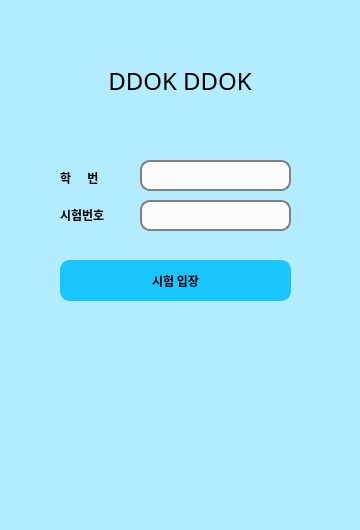
<?xml version="1.0" encoding="UTF-8"?>
<ui version="4.0">
 <class>MainWindow</class>
 <widget class="QMainWindow" name="MainWindow">
  <property name="geometry">
   <rect>
    <x>0</x>
    <y>0</y>
    <width>360</width>
    <height>530</height>
   </rect>
  </property>
  <property name="minimumSize">
   <size>
    <width>360</width>
    <height>530</height>
   </size>
  </property>
  <property name="mouseTracking">
   <bool>false</bool>
  </property>
  <property name="windowTitle">
   <string>DDOK DDOK</string>
  </property>
  <property name="autoFillBackground">
   <bool>false</bool>
  </property>
  <property name="styleSheet">
   <string notr="true">background-color:rgb(179, 236, 255)</string> <!--학생용 배경 색깔-->
  </property>
  <widget class="QWidget" name="centralwidget">
   <property name="minimumSize">
    <size>
     <width>360</width><!--360-->
     <height>1060</height><!--530-->
    </size>
   </property>
   <widget class="QLabel" name="label_sn">
    <property name="geometry">
     <rect>
      <x>60</x>
      <y>170</y>
      <width>64</width>
      <height>15</height>
     </rect>
    </property>

    <property name="font">
     <font>
      <family>나눔스퀘어라운드 Bold</family>
      <weight>75</weight>
      <bold>true</bold>
     </font>
    </property>

    <property name="text">
     <string>학      번</string>
    </property>
   </widget>
   <widget class="QLabel" name="label_en">
    <property name="geometry">
     <rect>
      <x>60</x>
      <y>207</y>
      <width>64</width>
      <height>15</height>
     </rect>
    </property>
    <property name="font">
     <font>
      <family>나눔스퀘어라운드 Bold</family>
      <weight>75</weight>
      <bold>true</bold>
     </font>
    </property>

    <property name="text">
     <string>시험번호</string>
    </property>
   </widget>
   <widget class="QLineEdit" name="lineEdit_en">
    <property name="geometry">
     <rect>
      <x>140</x>
      <y>200</y>
      <width>151</width>
      <height>31</height>
     </rect>
    </property>
    <property name="font">
     <font>
      <family>NanumSquare</family>
     </font>
    </property>
    <property name="accessibleName">
     <string>lineEdit_en</string>
    </property>
    <property name="styleSheet">        <!--시험번호 입력 칸 스타일시트-->
     <string notr="true">
     background-color:rgb(252, 252, 252);
     border: 2px solid gray;            <!--테두리-->
     border-radius: 10px;               <!--테두리 라운드 -->
     </string>
    </property>
   </widget>
   <widget class="QPushButton" name="enterButton">
    <property name="geometry">
     <rect>
      <x>60</x>
      <y>260</y>
      <width>231</width>
      <height>41</height>
     </rect>
    </property>
    <property name="font">
     <font>
      <family>나눔스퀘어라운드 Bold</family>
      <weight>75</weight>
      <bold>true</bold>
     </font>
    </property>
    <property name="accessibleName">
     <string>enterButton</string>
    </property>
    <property name="styleSheet">            <!--시험 입장 버튼 스타일 시트-->
     <string notr="true">
     background-color:rgb(26, 198, 255);    <!--시험 입장 버튼 색깔 코드 255, 230, 153-->
     border: 2px solid rgb(26, 198, 255);     <!--테두리-->
     border-radius: 10px;                   <!--모서리-->
     </string>
    </property>
     <property name="font">
     <font>
      <family>나눔스퀘어라운드 Bold</family>
      <weight>75</weight>
     color: rgb(0,255,0);
     </font>
    </property>
    <property name="text">
     <string>시험 입장</string>
    </property>   
    <property name="autoDefault">
     <bool>true</bool>
    </property>
    <property name="flat">
     <bool>false</bool>
    </property>
   </widget>
   <widget class="QLineEdit" name="lineEdit_sn">
    <property name="geometry">
     <rect>
      <x>140</x>
      <y>160</y>
      <width>151</width>
      <height>31</height>
     </rect>
    </property>
    <property name="font">
     <font>
      <family>NanumSquare</family>
     </font>
    </property>
    <property name="accessibleName">
     <string>lineEdit_sn</string>
    </property>
    <property name="autoFillBackground">
     <bool>false</bool>
    </property>
    <property name="styleSheet">    <!--학번 입력 스타일시트 -->
     <string notr="true">
     background-color:rgb(252, 252, 252);
     border: 2px solid gray;        <!--테두리-->
     border-radius: 10px;           <!--테두리 라운드 -->
     </string>
    </property>
   </widget>
   <widget class="QLabel" name="title">
    <property name="geometry">
     <rect>
      <x>80</x><!--130/ 글자 위치 맞추기-->
      <y>60</y><!--60-->
      <width>200</width><!--101 이 너비 부분을 올리면서 아래 pointsize 올리기-->
      <height>41</height><!--41-->
     </rect>
    </property>
    <property name="font">
     <font>
      <family>Arial Black</family> <!--폰트 바꾸기 기존:나눔스퀘어_ac ExtraBold-->
      <pointsize>18</pointsize>     <!--학생용 프로그램 ddok ddok 기존:10 -->
      <weight>150</weight> <!--기존 75-->
      <bold>true</bold>
     </font>
    </property>
    <property name="text">
     <string>DDOK DDOK</string> <!--학생용 프로그램 DDOK DDOK 이름 출력-->
    </property>
    <property name="alignment">
     <set>Qt::AlignCenter</set>
    </property>
   </widget>
  </widget>
  <widget class="QStatusBar" name="statusbar"/>
 </widget>
 <resources/>
 <connections/>
</ui>
